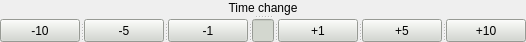
   <widget class="QSplitter" name="splitter_17">
    <property name="geometry">
     <rect>
      <x>241</x>
      <y>221</y>
      <width>261</width>
      <height>42</height>
     </rect>
    </property>
    <property name="orientation">
     <enum>Qt::Vertical</enum>
    </property>
    <widget class="QLabel" name="label_10">
     <property name="styleSheet">
      <string notr="true">color:black;</string>
     </property>
     <property name="text">
      <string>Time change</string>
     </property>
     <property name="alignment">
      <set>Qt::AlignCenter</set>
     </property>
    </widget>
    <widget class="QSplitter" name="splitter_16">
     <property name="orientation">
      <enum>Qt::Horizontal</enum>
     </property>
     <widget class="QPushButton" name="pushButton_5">
      <property name="styleSheet">
       <string notr="true">background-color:rgb(211, 215, 207);
color:black;</string>
      </property>
      <property name="text">
       <string>-10</string>
      </property>
     </widget>
     <widget class="QPushButton" name="pushButton_6">
      <property name="styleSheet">
       <string notr="true">background-color:rgb(211, 215, 207);
color:black;</string>
      </property>
      <property name="text">
       <string>-5</string>
      </property>
     </widget>
     <widget class="QPushButton" name="pushButton_7">
      <property name="styleSheet">
       <string notr="true">background-color:rgb(211, 215, 207);
color:black;</string>
      </property>
      <property name="text">
       <string>-1</string>
      </property>
     </widget>
     <widget class="QLineEdit" name="lineEdit_2">
      <property name="styleSheet">
       <string notr="true">background-color:rgb(211, 215, 207);</string>
      </property>
     </widget>
     <widget class="QPushButton" name="pushButton_8">
      <property name="styleSheet">
       <string notr="true">background-color:rgb(211, 215, 207);
color:black;</string>
      </property>
      <property name="text">
       <string>+1</string>
      </property>
     </widget>
     <widget class="QPushButton" name="pushButton_9">
      <property name="styleSheet">
       <string notr="true">background-color:rgb(211, 215, 207);
color:black;</string>
      </property>
      <property name="text">
       <string>+5</string>
      </property>
     </widget>
     <widget class="QPushButton" name="pushButton_10">
      <property name="styleSheet">
       <string notr="true">background-color:rgb(211, 215, 207);
color:black;</string>
      </property>
      <property name="text">
       <string>+10</string>
      </property>
     </widget>
    </widget>
   </widget>
